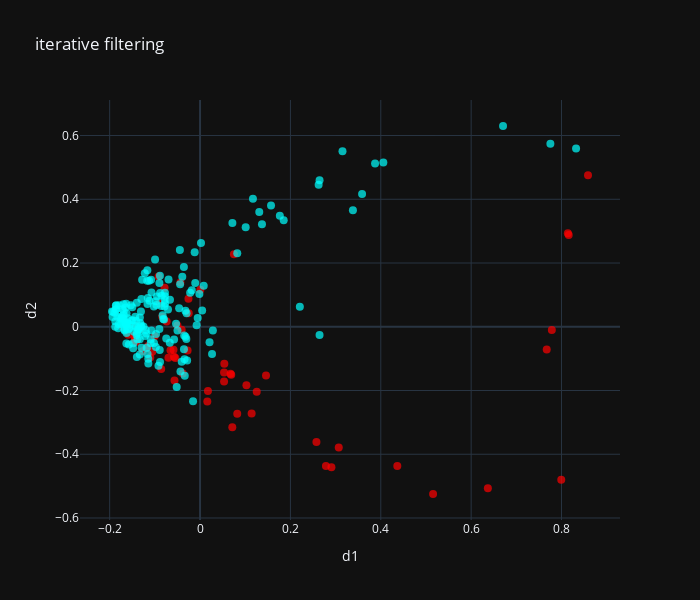

Notebook source saved alongside this figure:
### Code cell
# iterative filtering outliers search
from common import find_outliers

X_numpy = np.array(X)
y_numpy = np.array(y)

outliers_to_remove=0.2

outliers_mask, pred_loss, score = find_outliers(
    X_numpy,
    y_numpy,
    special_model,
    outliers_to_remove=outliers_to_remove,
    iterations=5,
    gamma=0.9,
    evaluate_loss=metrics.mean_absolute_error,
    cv=5,
    repeats=3,
    class_weight_scale_power=0.5,
    plot=False
)

outliers_to_remove=sum(outliers_mask)/len(X)

render_results(X,y,validate_model,scaler,outliers_mask,"iterative filtering")

### Figure 1 — Plotly figure (JSON) as saved in the notebook; plotly's stock layout.template omitted (floating-point values rounded to 4 significant figures; data arrays with more than 128 entries replaced by an {"elided": "..."} marker saying what was removed)
{"data": [{"marker": {"color": {"elided": "242 str values"}, "opacity": 0.7, "size": 8}, "mode": "markers", "type": "scatter", "x": {"elided": "242 float values"}, "y": {"elided": "242 float values"}}], "layout": {"height": 600, "title": {"text": "iterative filtering"}, "width": 700, "xaxis": {"title": {"text": "d1"}}, "yaxis": {"title": {"text": "d2"}}}}
